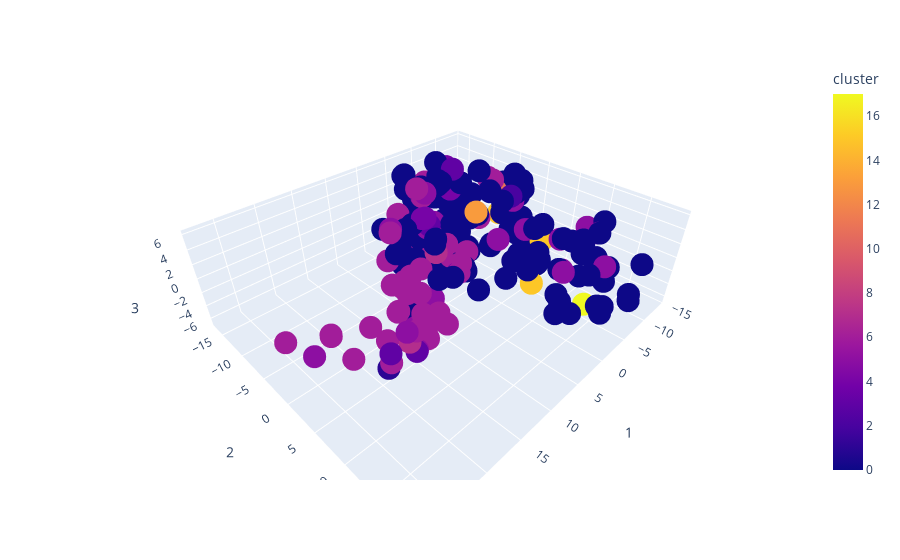

Notebook source saved alongside this figure:
### Code cell
# just a sample of 200 users, all of them are just a big blob
fig = px.scatter_3d(user_embedded_df.sample(200), x='1', y='2', z='3', color='cluster')
fig.show()

### Figure 1 — Plotly figure (JSON) as saved in the notebook; plotly's stock layout.template omitted (floating-point values rounded to 4 significant figures; data arrays with more than 128 entries replaced by an {"elided": "..."} marker saying what was removed)
{"data": [{"hovertemplate": "1=%{x}<br>2=%{y}<br>3=%{z}<br>cluster=%{marker.color}<extra></extra>", "legendgroup": "", "marker": {"color": {"elided": "200 int values"}, "coloraxis": "coloraxis", "symbol": "circle"}, "mode": "markers", "name": "", "scene": "scene", "showlegend": false, "type": "scatter3d", "x": {"elided": "200 float values"}, "y": {"elided": "200 float values"}, "z": {"elided": "200 float values"}}], "layout": {"coloraxis": {"colorbar": {"title": {"text": "cluster"}}, "colorscale": [[0, "#0d0887"], [0.1111, "#46039f"], [0.2222, "#7201a8"], [0.3333, "#9c179e"], [0.4444, "#bd3786"], [0.5556, "#d8576b"], [0.6667, "#ed7953"], [0.7778, "#fb9f3a"], [0.8889, "#fdca26"], [1, "#f0f921"]]}, "legend": {"tracegroupgap": 0}, "margin": {"t": 60}, "scene": {"domain": {"x": [0, 1], "y": [0, 1]}, "xaxis": {"title": {"text": "1"}}, "yaxis": {"title": {"text": "2"}}, "zaxis": {"title": {"text": "3"}}}}}
